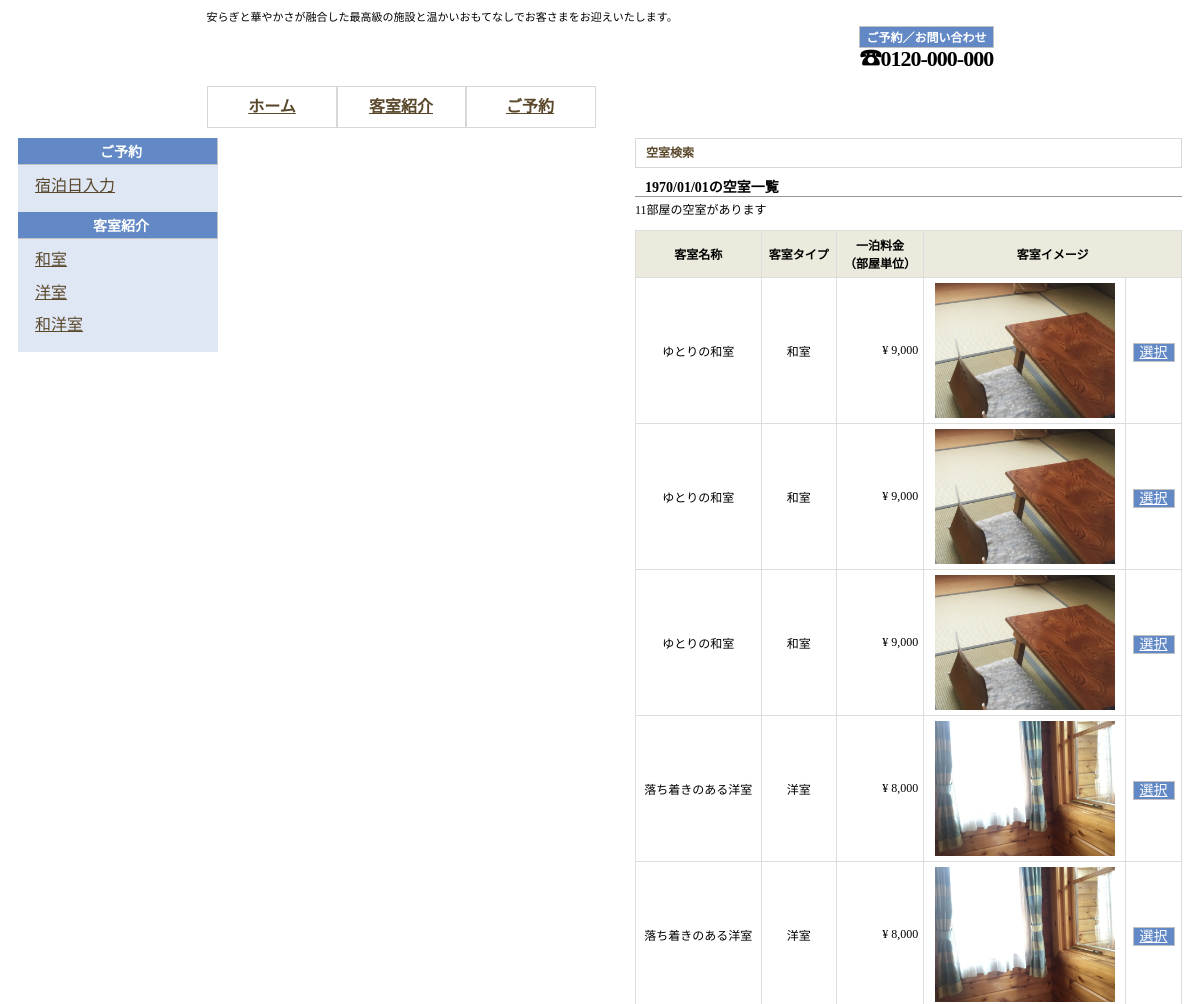
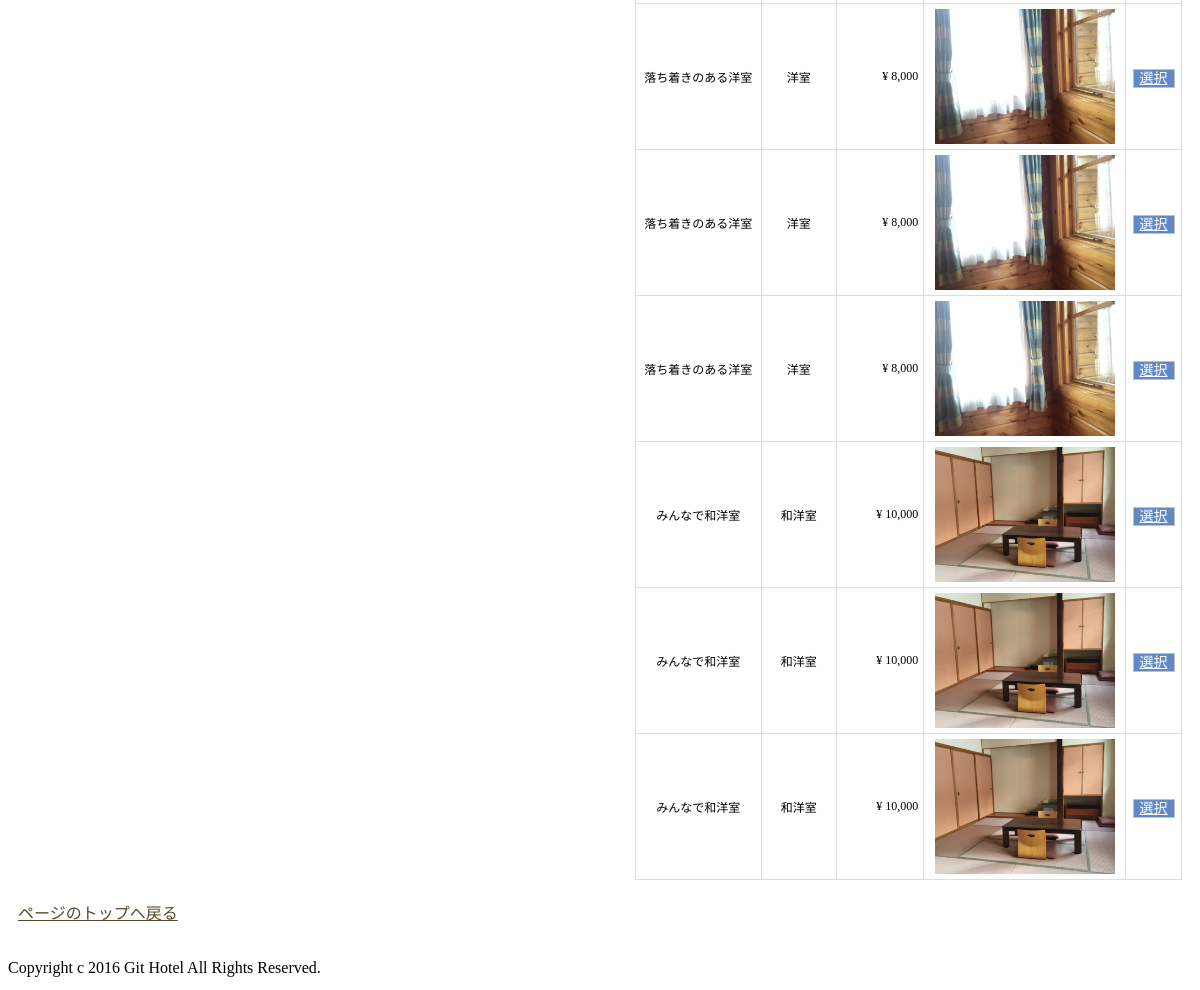
/reserveRoomList.php, run on the app's committed database (2 pictures, top to bottom).
### tables this page shows
CREATE TABLE room (
 room_no INT NOT NULL,
 room_name VARCHAR(50) NOT NULL,
 information VARCHAR(255),
 main_image VARCHAR(50) NOT NULL,
 image1 VARCHAR(50),
 image2 VARCHAR(50),
 image3 VARCHAR(50),
 amenity VARCHAR(255),
 dayfee INT NOT NULL,
 capacity INT NOT NULL,
 type_id INT NOT NULL
);

CREATE TABLE room_type (
 type_id INT NOT NULL,
 type_name VARCHAR(30) NOT NULL
);

### reserveRoomList.php (the view, shortened to what this page needs)
<?php
  $link = mysqli_connect(DB_SERVER, DB_USER, DB_PASS, DB_NAME);
  mysqli_set_charset($link, "utf8");
?>
<!DOCTYPE html>
<html lang="ja">
<head>
  <link rel="stylesheet" href="./css/style.css" type="text/css">
</head>
<body>
  <header id="header">
    <div id="pr">
    <p>安らぎと華やかさが融合した最高級の施設と温かいおもてなしでお客さまをお迎えいたします。</p>
    </div>
    <h1><a href="./index.php"><img src="./images/logo.png" alt=""></a></h1>
    <div id="contact">
      <h2>ご予約／お問い合わせ</h2>
      <span class="tel">☎0120-000-000</span>
    </div>
  </header>
  <nav id="menu">
    <ul>
      <li><a href="./index.php">ホーム</a></li>
      <li><a href="./roomList.php">客室紹介</a></li>
      <li><a href="./reserveDay.php">ご予約</a></li>
    </ul>
  </nav>
  <div id="contents">
    <main id="main">
      <article>
 <?php
   if(empty($_POST["reserveDay"]) == true){
     $reserveDt = '';
 }else{
     $reserveDt = htmlspecialchars($_POST["reserveDay"]);
 }
  $sql = "SELECT room_name,type_name,dayfee,main_image,room_no
    FROM room, room_type
    WHERE room.type_id = room_type.type_id
    AND room.room_no NOT IN (SELECT room_no FROM reserve
    WHERE date(reserve_date) = '{$reserveDt}')";
  $result = mysqli_query($link, $sql);
  $cnt = mysqli_num_rows($result);
 ?>
        <section>
          <h2>空室検索</h2>
          <h3><?php echo date("Y/m/d", strtotime($reserveDt)); ?>の空室一覧</h3>
          <p><?php echo $cnt; ?>部屋の空室があります</p>
          <table>
            <th>客室名称</th>
            <th>客室タイプ</th>
            <th>一泊料金<br>（部屋単位）</th>
            <th colspan="2">客室イメージ</th>
<?php
  $sql = "SELECT room_name,type_name,dayfee,main_image,room_no
    FROM room, room_type
    WHERE room.type_id = room_type.type_id
    AND room.room_no NOT IN (SELECT room_no FROM reserve
    WHERE date(reserve_date) = '{$reserveDt}')";
  $result = mysqli_query($link, $sql);
  while($row = mysqli_fetch_array($result, MYSQLI_ASSOC)) {
    echo "<tr>";
    echo "<td>{$row['room_name']}</td>";
    echo "<td>{$row['type_name']}</td>";
    $dayfee = number_format($row['dayfee']);
    echo "<td class='number'>&yen; {$dayfee}</td>";
    echo "<td><img class='small' src='./images/{$row['main_image']}'></td>";
    echo "<td><a href='./reserveDetail.php?rno={$row['room_no']}'>選択</a></td>";
    echo "</tr>";
  }
?>
          </table>
        </section>
      </article>
    </main>
    <aside id="side">
      <section>
        <h2>ご予約</h2>
        <ul>
          <li><a href="./reserveDay.php">宿泊日入力</a></li>
        </ul>
      </section>
      <section>
        <h2>客室紹介</h2>
<?php include("./sideList.php"); ?>
      </section>
    </aside>
    <div id="pageTop">
      <a href="#top">ページのトップへ戻る</a>
    </div>
  </div>
  <footer id="footer">
    Copyright c 2016 Git Hotel All Rights Reserved.
  </footer>
</body>
</html>

### sideList.php (shortened to what this page needs)
<?php
    $s_link = mysqli_connect(DB_SERVER,DB_USER,DB_PASS,DB_NAME);
    mysqli_set_charset($s_link,"utf8");
    $s_result = mysqli_query($s_link,"SELECT * FROM room_type");
    echo "<ul>";
    while ($s_row = mysqli_fetch_array($s_result,MYSQLI_ASSOC)){
    echo "<li><a href='./roomList.php?tid=".$s_row['type_id']."'>". $s_row['type_name']."</a></li>";
    }
    echo "</ul>";
?>

### css/style.css (style rules this page uses)
html { overflow:scroll; }
body { letter-spancing: 1px; font-size: 12px color: #5A482B; }
a { color: #5A482B; text-decoration:none; }
#header { position: relative; width: 787px; margin: 0 auto; }
#pr { position: absolute; width:787px; left: 0; top: 0; }
#header h1 { margin: 0; padding-top:25px; }
#contact { position: absolute; bottom: 0; right: 0; }
#menu { width: 787px; margin: 0 auto; }
#menu ul { padding: 0; text-align: center; }
#menu li { float: left; width: 129px; }
#contents { width: 787; margin: 0 auto; padding: 10px; }
#pageTop { clear:both; padding: 20px 0; text-align: :right; }
#main { float:right; width:547px; }
#side { float:left; width: 200px }
#footer { padding:5px 0; text-align: :center; }

### css/style_Deco.css (style rules this page uses)
img { border: 0; vertical-align: bottom; }
h1, h2, h3, h4, h5, h6 { margin: 0; }
#header h1 { margin: 0; padding-top: 25px; font-size: 32px; color: #ffffff; }
#header h2 { padding: 1px; font-size: 12px; color: #ffffff; padding-right: 6px; padding-left: 6px; background: #6289C6; border: 1px solid #C1C1C1; }
#header #pr p { margin: 0; font-size: 11px; }
#header #contact .tel { color: #000000; font-size: 22px; font-weight: bold; letter-spacing: -1px; line-height: 1.0; }
#menu li { color: #000000; text-align: center; list-style-type: none; }
#menu li a { display: block; width: 129px; line-height: 40px; border-collapse: collapse; border: 1px solid #D8D8D8; font-weight: bold; font-size: 16px; white-space: nowrap; }
#contents { clear: both; }
#main a { padding: 1px; font-size: 14px; color: #ffffff; padding-right: 6px; padding-left: 6px; background: #6289C6; border: 1px solid #C1C1C1; text-align: center; }
#main h2 { margin-bottom: 8px; padding: 0 0 0 10px; color: #5A482B; font-family: Georgia, "MS 明朝", "Hiragino Mincho Pro W3", "ヒラギノ明朝 Pro W3", serif; font-size: 12px; font-weight: bold; line-height: 28px; border: 1px solid #D8D8D8; }
#main h3 { margin-bottom: 3px; padding-left: 10px; font-size: 14px; border-bottom: 1px solid #999; }
#main p { margin: 0 0 1em 0; font-size: 12px; }
#main table { width: 100%; border-collapse: collapse; }
#main table th { padding: 5px; font-size: 12px; text-align: center; border: 1px solid #ddd; background: #EBEADD; }
#main table td { padding: 5px; font-size: 12px; text-align: center; border: 1px solid #ddd; }
#main table td.number { text-align: right; }
#main img.small { width: 180px; }
#side { background: #e0e7f4; }
#side section { margin-bottom: 10px; }
#side h2 { padding: 3px; font-size: 14px; font-weight: bold; color: #fff; padding-left: 10px; background: #6289C6; border-bottom: 1px solid #C1C1C1; border-right: 1px solid #C1C1C1; text-align: center; }
#side ul { margin: 5px 0 0 5px; padding: 0; }
#side li { padding: 5px 0 5px 0; line-height: 1.4; list-style: none; }
#side li a { display: block; padding-left: 12px; ; }

### data on the page
room: room_name "ゆとりの和室", type.type_name "和室", dayfee "9,000", main_image (picture)
room: room_name "ゆとりの和室", type.type_name "和室", dayfee "9,000", main_image (picture)
room: room_name "ゆとりの和室", type.type_name "和室", dayfee "9,000", main_image (picture)
room: room_name "落ち着きのある洋室", type.type_name "洋室", dayfee "8,000", main_image (picture)
room: room_name "落ち着きのある洋室", type.type_name "洋室", dayfee "8,000", main_image (picture)
room: room_name "落ち着きのある洋室", type.type_name "洋室", dayfee "8,000", main_image (picture)
room: room_name "落ち着きのある洋室", type.type_name "洋室", dayfee "8,000", main_image (picture)
room: room_name "落ち着きのある洋室", type.type_name "洋室", dayfee "8,000", main_image (picture)
room: room_name "みんなで和洋室", type.type_name "和洋室", dayfee "10,000", main_image (picture)
room: room_name "みんなで和洋室", type.type_name "和洋室", dayfee "10,000", main_image (picture)
room: room_name "みんなで和洋室", type.type_name "和洋室", dayfee "10,000", main_image (picture)
room_type: type_name "和室"
room_type: type_name "洋室"
room_type: type_name "和洋室"

### other printed values
date("Y/m/d", strtotime($reserveDt)) "1970/01/01"
$cnt "11"
